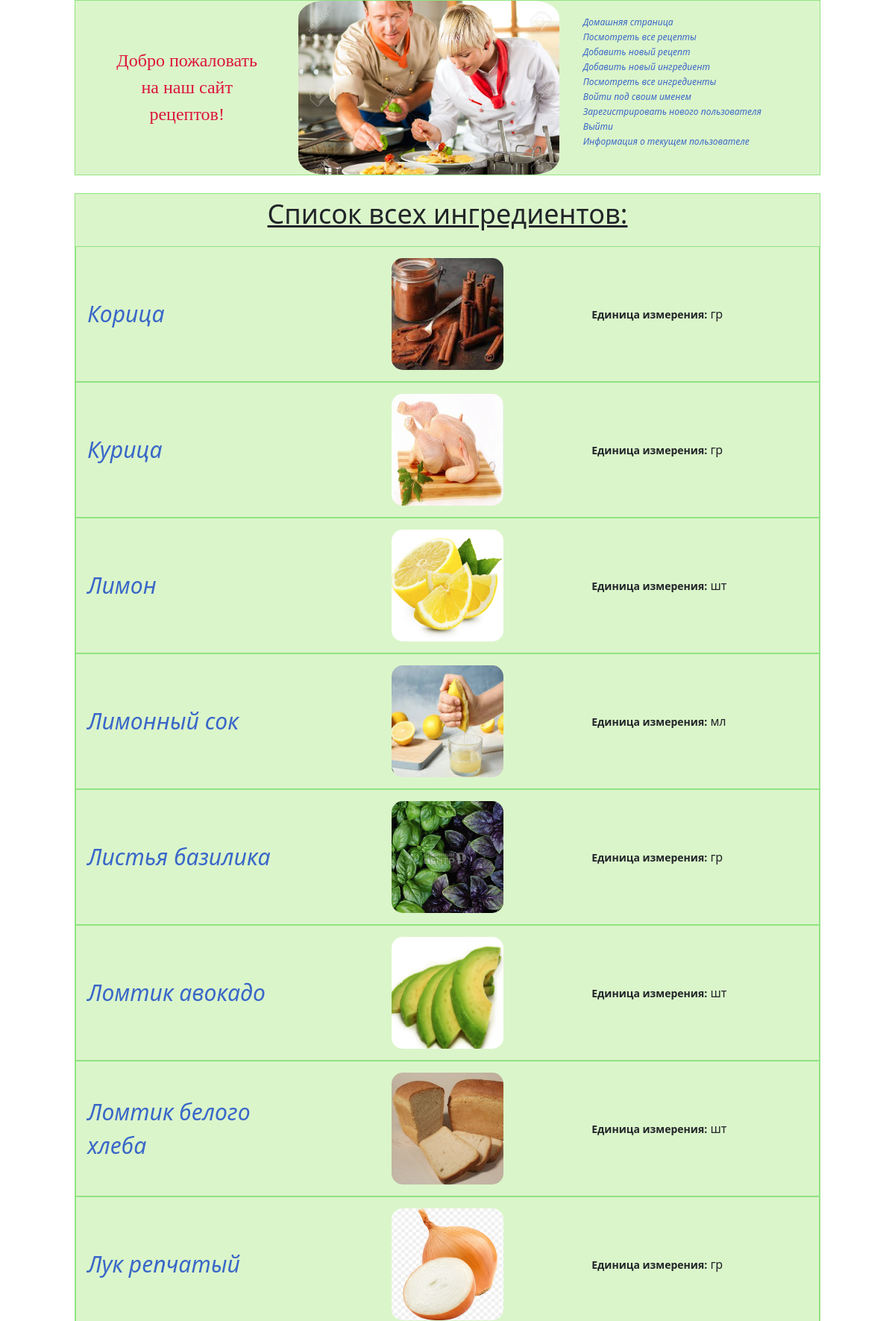
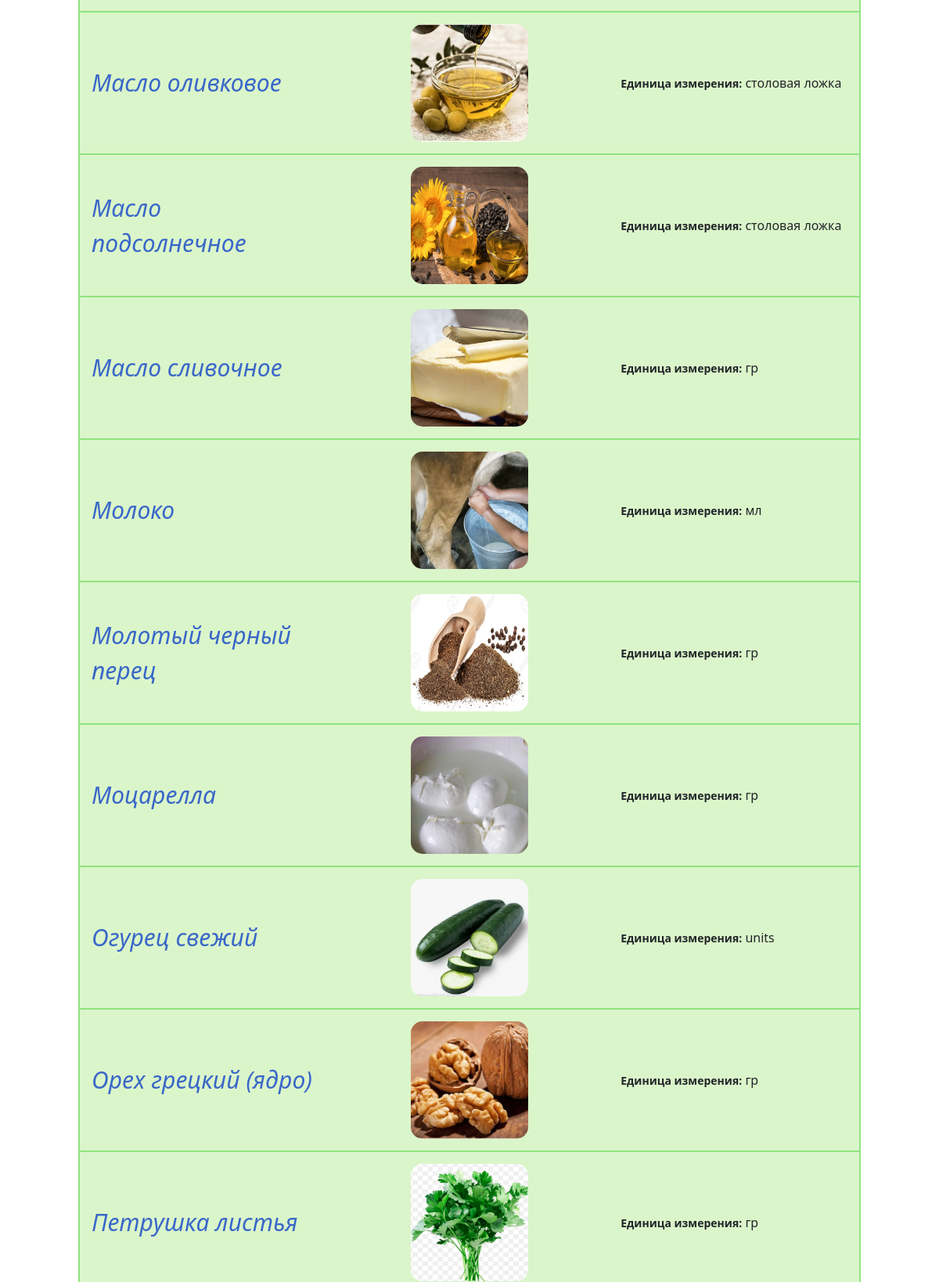
Screenshot of /ingred/ (upper part) with the database file from the repository (2 pictures, top to bottom).
### recipeapp/models.py (models this page shows, shortened)
class Ingredient(models.Model):
    class Meta:
        ordering = ["name", 'measurement_unit']
    name = models.CharField(max_length=100, db_index=True)
    description = models.TextField(null=False, blank=True, db_index=True)
    measurement_unit = models.CharField(max_length=20, default='units')
    archived = models.BooleanField(default=False)
    preview = models.ImageField(null=True, blank=True, upload_to=ingredient_preview_directory_path)

### recipeapp/views.py (the view)
# urls.py: path('ingred/', IngredientsListView.as_view(), name='ingredients_list'),
class IngredientsListView(ListView):
    template_name = 'recipeapp/ingredients-list.html'
    context_object_name = 'ingredients'
    queryset = Ingredient.objects.filter(archived=False)

### recipeapp/templates/recipeapp/ingredients-list.html (shortened to what this page needs)
{% extends 'recipeapp/base.html' %}
{% block body %}
<div class="fixed-container">
    <p class="section-header">Список всех ингредиентов:</p>
    {% if ingredients %}
    {% for ingredient in ingredients %}
    <div class="ingredients-list">
        <div>
            <a class="ingred-list-name" href="{% url 'recipeapp:ingredient_details' pk=ingredient.pk %}">
                {{ ingredient.name }}</a>
        </div>
        <div class="ingred-list-img-div">
            {% if ingredient.preview %}
            <a href="{% url 'recipeapp:ingredient_details' pk=ingredient.pk %}">
                <img class="ingred-list-img" src="{{ ingredient.preview.url }}" alt="{{ ingredient.preview.name }}">
            </a>
            {% endif %}
        </div>
        <div>
            <b><small>Единица измерения:</small></b> {{ ingredient.measurement_unit }}
        </div>
    </div>
    {% endfor %}
    <br>
    {% else %}
    {% url 'recipeapp:ingredient_create' as create_ingredient_url %}
    <h3>Здесь пока нет ингредиентов!</h3>
    <a href="{{ create_ingredient_url }}"
    >Создать новый ингредиент</a>
    {% endif %}
</div>
{% endblock %}

### static/styles.css (style rules this page uses)
html, body { margin: 0; padding: 0; }
.fixed-container { max-width: 1000px; height: 100%; margin-left: auto; margin-right: auto; background-color: #DBF5CA; }
img { border-radius: 10%; }
.section-header { text-align: center; text-decoration: underline; font-size: 3vw; }
.ingredients-list { display: grid; grid-template-columns: 30% 40% 30%; align-items: center; border: 1px solid #91e381; padding: 15px; }
.ingred-list-img-div { justify-self: center; }
.ingred-list-img { width: 150px; height: 150px; }
.ingred-list-name { font-size: 2.5vw; }
a { text-decoration: none; font-style: italic; color: #3967C8; }

### rows the page displays
Ingredient: name "Корица", preview (picture), measurement_unit "гр"
Ingredient: name "Курица", preview (picture), measurement_unit "гр"
Ingredient: name "Лимон", preview (picture), measurement_unit "шт"
Ingredient: name "Лимонный сок", preview (picture), measurement_unit "мл"
Ingredient: name "Листья базилика", preview (picture), measurement_unit "гр"
Ingredient: name "Ломтик авокадо", preview (picture), measurement_unit "шт"
Ingredient: name "Ломтик белого хлеба", preview (picture), measurement_unit "шт"
Ingredient: name "Лук репчатый", preview (picture), measurement_unit "гр"
Ingredient: name "Масло оливковое", preview (picture), measurement_unit "столовая ложка"
Ingredient: name "Масло подсолнечное", preview (picture), measurement_unit "столовая ложка"
Ingredient: name "Масло сливочное", preview (picture), measurement_unit "гр"
Ingredient: name "Молоко", preview (picture), measurement_unit "мл"
Ingredient: name "Молотый черный перец", preview (picture), measurement_unit "гр"
Ingredient: name "Моцарелла", preview (picture), measurement_unit "гр"
Ingredient: name "Огурец свежий", preview (picture), measurement_unit "units"
Ingredient: name "Орех грецкий (ядро)", preview (picture), measurement_unit "гр"
Ingredient: name "Петрушка листья", preview (picture), measurement_unit "гр"
